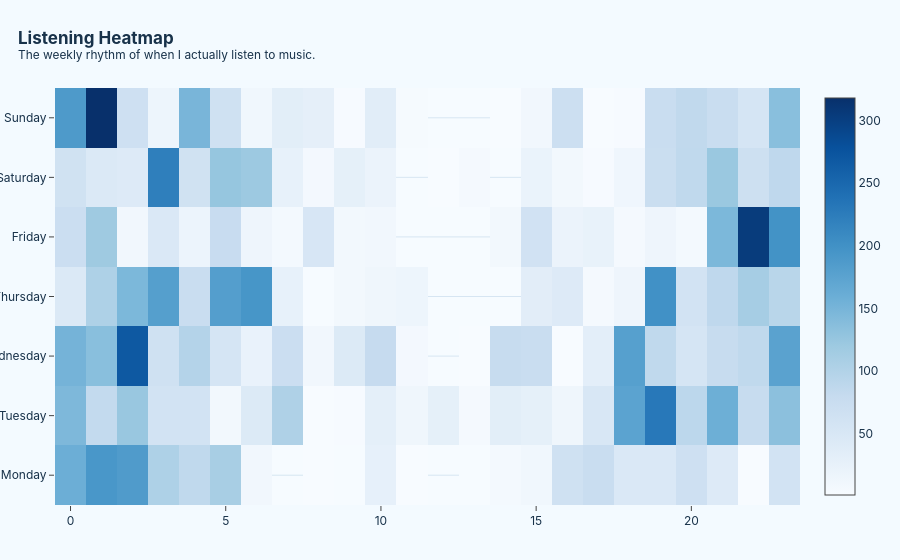

Here is the notebook cell this chart was saved with:
### Code cell
if has_cols(hours, ["weekday", "weekday_num", "hour", "plays"]):
    hour_view = hours.copy()
    order = hour_view.sort_values("weekday_num")[["weekday_num", "weekday"]].drop_duplicates()
    heat = hour_view.pivot_table(index="weekday", columns="hour", values="plays", aggfunc="sum").reindex(order["weekday"])

    chart = graph.Figure(
        data=graph.Heatmap(
            z=heat.values,
            x=heat.columns,
            y=heat.index,
            colorscale="Blues",
            hovertemplate="Day: %{y}<br>Hour: %{x}:00<br>Plays: %{z:,}<extra></extra>",
        )
    )

    show_chart(
        chart,
        "weekly_hour_heatmap",
        "Listening Heatmap",
        "The weekly rhythm of when I actually listen to music.",
        560,
    )

    strongest = hour_view.sort_values("plays", ascending=False).head(1)

    if not strongest.empty:
        print(f"My strongest listening pocket is {strongest['weekday'].iloc[0]} at {int(strongest['hour'].iloc[0])}:00.")

### Figure 1 — Plotly figure (JSON) as saved in the notebook; plotly's stock layout.template omitted (floating-point values rounded to 4 significant figures; data arrays with more than 128 entries replaced by an {"elided": "..."} marker saying what was removed)
{"data": [{"colorscale": [[0, "rgb(247,251,255)"], [0.125, "rgb(222,235,247)"], [0.25, "rgb(198,219,239)"], [0.375, "rgb(158,202,225)"], [0.5, "rgb(107,174,214)"], [0.625, "rgb(66,146,198)"], [0.75, "rgb(33,113,181)"], [0.875, "rgb(8,81,156)"], [1, "rgb(8,48,107)"]], "hovertemplate": "Day: %{y}<br>Hour: %{x}:00<br>Plays: %{z:,}<extra></extra>", "type": "heatmap", "x": [0, 1, 2, 3, 4, 5, 6, 7, 8, 9, 10, 11, 12, 13, 14, 15, 16, 17, 18, 19, 20, 21, 22, 23], "y": ["Monday", "Tuesday", "Wednesday", "Thursday", "Friday", "Saturday", "Sunday"], "z": {"elided": "7x24 float values"}}], "layout": {"height": 560, "hoverlabel": {"bgcolor": "rgba(241, 249, 255, 0.96)", "bordercolor": "#7dbde8", "font": {"family": "Inter, Segoe UI, Arial", "size": 12}}, "legend": {"orientation": "h", "x": 1, "xanchor": "right", "y": 1.02, "yanchor": "bottom"}, "margin": {"b": 55, "l": 55, "r": 35, "t": 88}, "title": {"text": "<b>Listening Heatmap</b><br><sup>The weekly rhythm of when I actually listen to music.</sup>", "x": 0.02, "xanchor": "left"}, "xaxis": {"gridcolor": "rgba(52, 119, 172, 0.16)", "showgrid": true, "title": {"font": {"color": "#244f73"}}, "zeroline": false}, "yaxis": {"gridcolor": "rgba(52, 119, 172, 0.16)", "showgrid": true, "title": {"font": {"color": "#244f73"}}, "zeroline": false}}}
